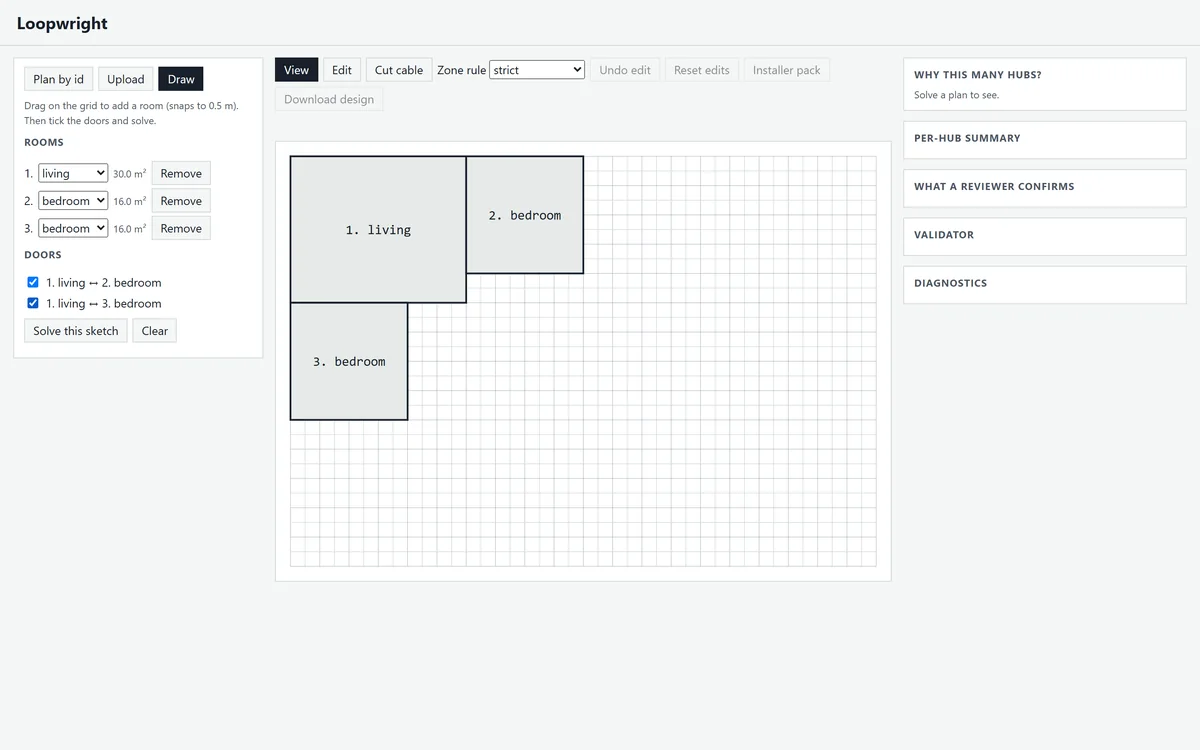
#> input picture site/assets/feature-draw.webp, 1200 x 750 px
$ python -i image.py   (imports and definitions only)
#> lines starting #> are read from the running program, lines starting #| are printed output that depends on the picture; after the words box and inside, x2 and y2 are one past the last pixel; in counts of white or black regions, pixels touching at a corner belong together
"""Assisted import from a plan image (PNG, JPEG) or a PDF page, as rooms and door pairs for io.sketch.

Classical image processing, step by step:

1. Grey levels and an Otsu threshold: dark pixels are ink.
2. An opening with a small disc removes thin lines (door leaves and swings,
   text, furniture, dimension lines), so only thick walls remain.
3. Door gaps are closed along each wall's own direction: horizontal walls with a
   horizontal line, vertical walls with a vertical one. The space between two
   parallel walls, such as a corridor, is never bridged.
4. Each enclosed region that doesn't touch the image border is a room; a closed
   gap that touches two rooms is a door between them.
5. Rooms are grown to the wall centres, so neighbours share an edge, and traced
   along pixel edges into outlines in metres.

Works on clean, straight-on drawings: exports, scans and screenshots. Room types
are a guess (the largest room is living, rooms under 4 m² bathrooms, the rest
bedrooms), so the result is meant to be checked in the editor before solving.
"""
import io
import math

import numpy as np
from PIL import Image
from scipy import ndimage
from shapely.geometry import Polygon, box
from shapely.ops import unary_union
from skimage.filters import threshold_otsu
from skimage.morphology import disk
from skimage.segmentation import expand_labels

DOOR_M = 0.9
MIN_ROOM_M2 = 1.0
SMALL_ROOM_M2 = 4.0
MAX_PIXELS = 40_000_000  # past this an image or rendered page needs gigabytes for the distance transform
NOTE = "Room types are guesses (largest: living, under 4 m²: bathroom, others: bedroom); check them."


# [5 lines left out: function _grey, not called in this run]


def _walls(grey):
    if grey.min() == grey.max():
        return np.zeros(grey.shape, bool), 0
    ink = grey <= threshold_otsu(grey)  # Otsu: values above the threshold are background (paper)
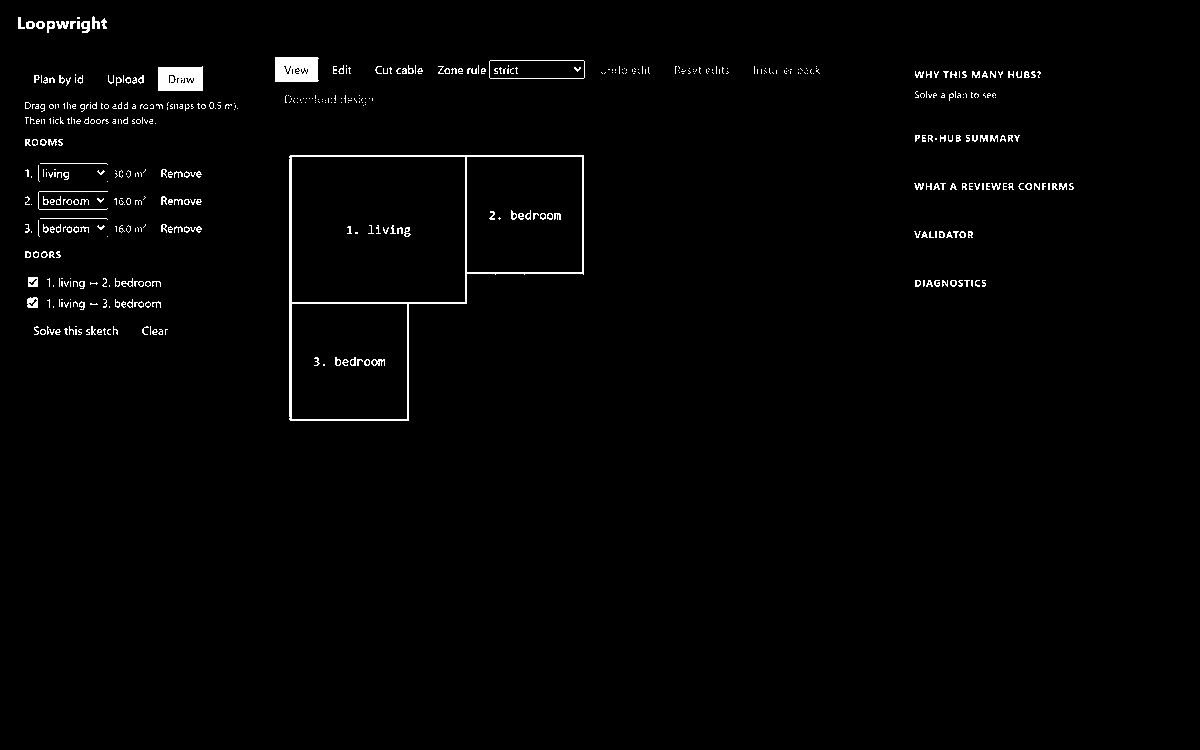
#> ink: shape (750, 1200) bool; 1.4% white; 515 white regions (356 under 20 px), largest, box (x1, y1, x2, y2) and area: (289, 155, 584, 421) 2949, (275, 57, 319, 82) 1023, (158, 66, 203, 91) 1022
    t = int(round(2 * np.percentile(ndimage.distance_transform_edt(ink)[ink], 99)))
#> t = 10
    walls = ndimage.binary_opening(ink, structure=disk(max(1, t // 4)))
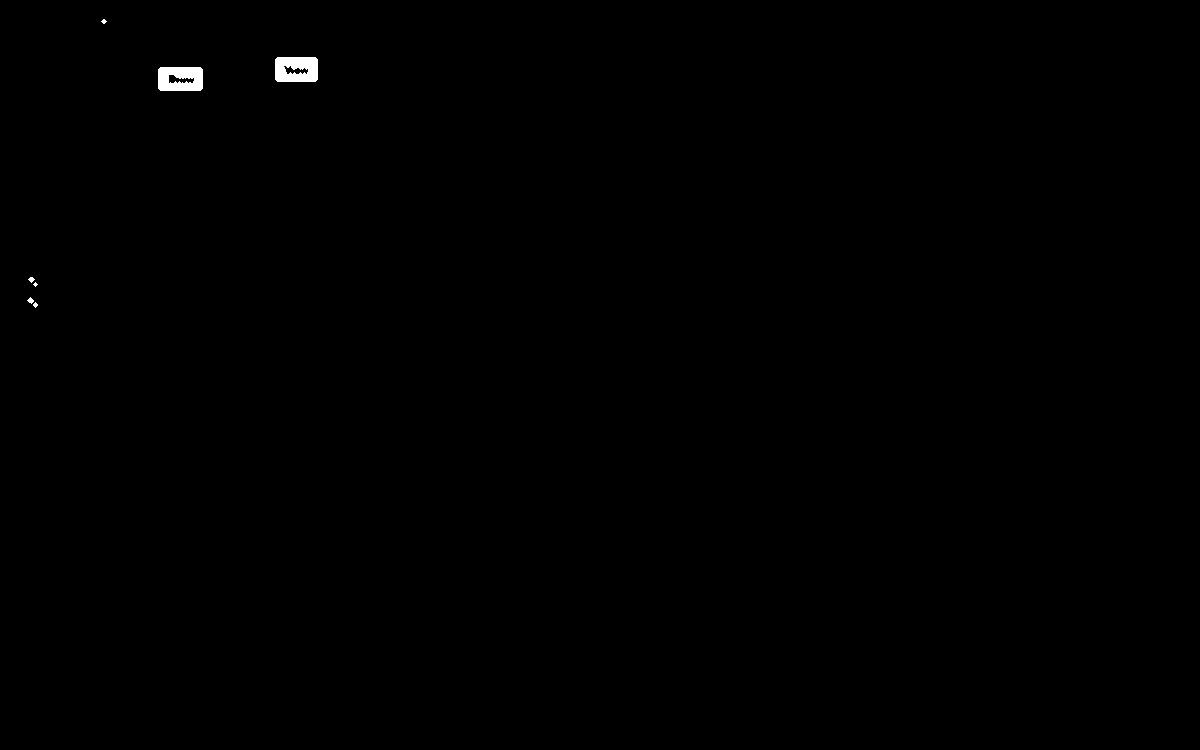
#> walls: shape (750, 1200) bool; 0.22% white; 7 white regions (3 under 20 px), largest, box (x1, y1, x2, y2) and area: (275, 57, 318, 82) 961, (158, 67, 203, 91) 952, (27, 297, 34, 304) 27, (28, 277, 35, 283) 24
    return walls, max(t, 2)


# [64 lines left out: functions _rooms, _trace, _sketch, not called in this run]


def read_image(source, *, m_per_px=None, area_m2=None, door_m=DOOR_M):
    """source: a path, a file object or the image bytes. Give m_per_px, or area_m2 to derive it."""
    return _sketch(_grey(source), m_per_px, area_m2, door_m)


# [23 lines left out: function read_pdf, not called in this run]

>>> import cv2
>>> picture = cv2.imread('../../site/assets/feature-draw.webp', cv2.IMREAD_GRAYSCALE)
>>> result = _walls(picture)

$ run again, on site/assets/app.webp
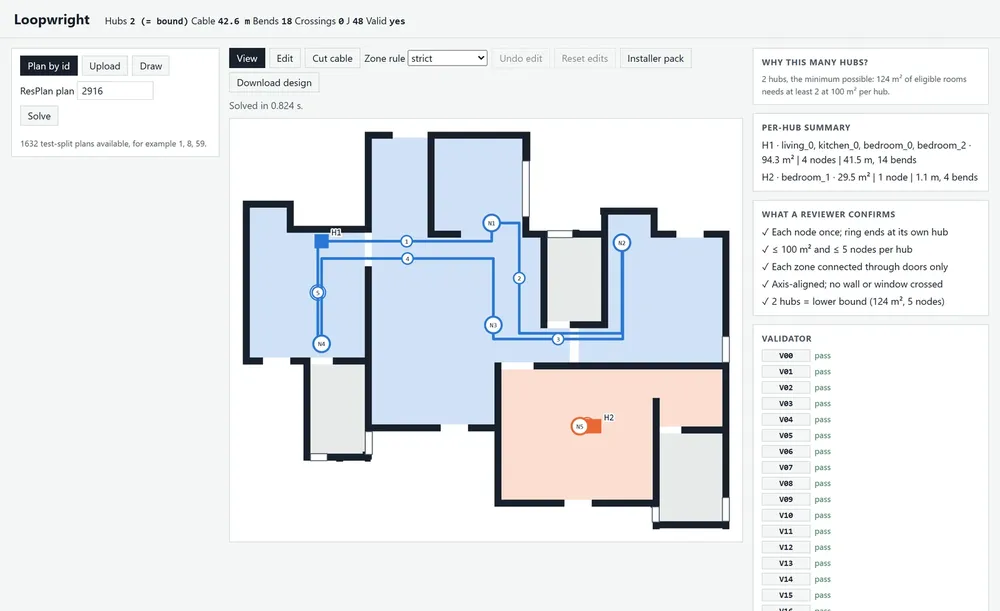
#> input picture site/assets/app.webp, 1000 x 611 px, shrunk from 1600 x 978 before the run
#> in _walls, `ink = grey <= threshold_otsu(grey)`:
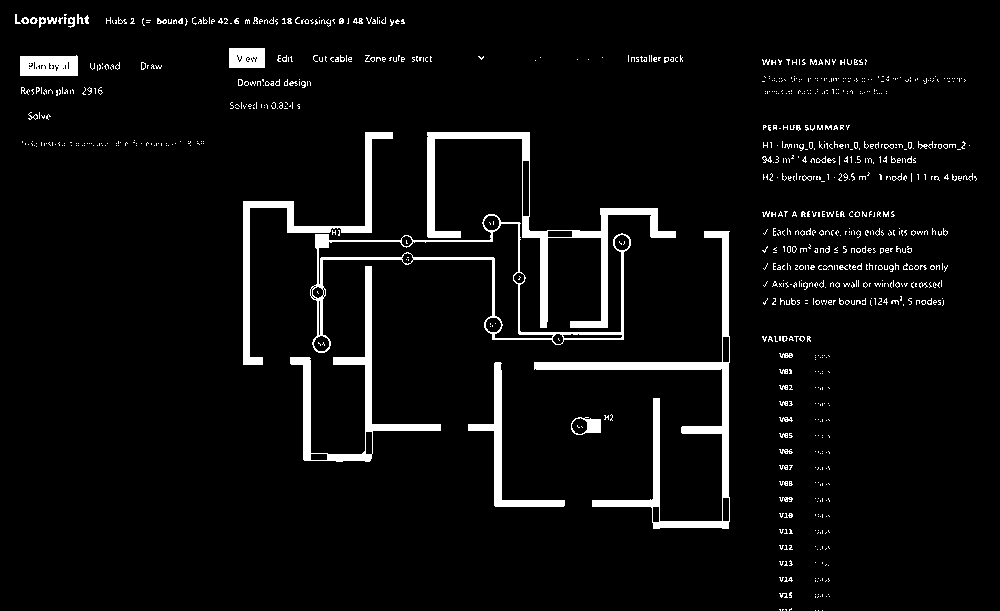
#> ink: shape (611, 1000) bool; 5% white; 904 white regions (836 under 20 px), largest, box (x1, y1, x2, y2) and area: (534, 231, 730, 529) 5512, (427, 132, 676, 328) 4964, (290, 266, 441, 462) 3242
#> t = 8
#> in _walls, `walls = ndimage.binary_opening(ink, structure=disk(max(1, t // 4)))`:
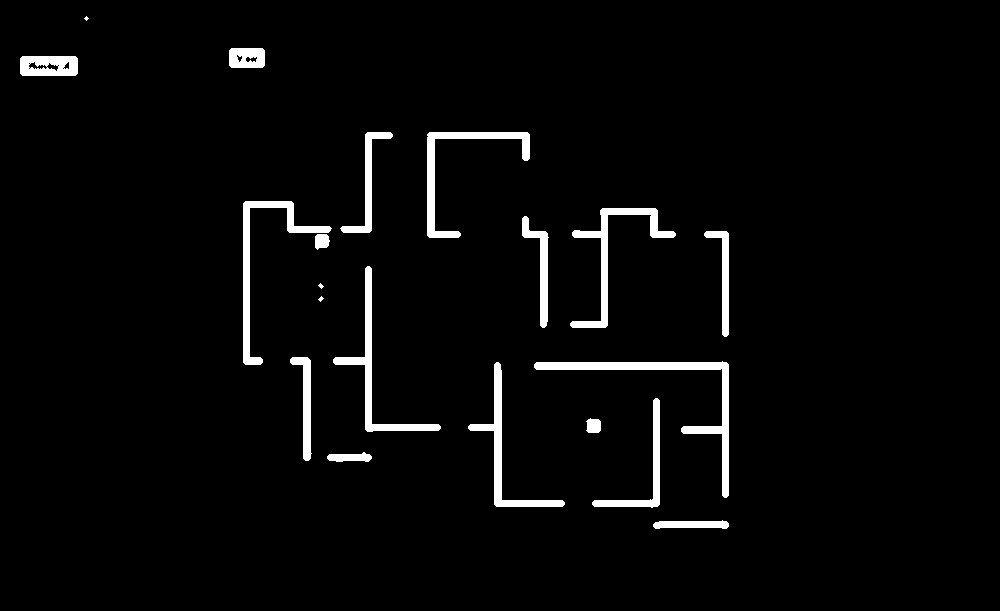
#> walls: shape (611, 1000) bool; 3.3% white; 20 white regions (3 under 20 px), largest, box (x1, y1, x2, y2) and area: (534, 361, 729, 498) 2763, (243, 201, 332, 365) 1973, (570, 208, 676, 328) 1904

$ run again, on site/assets/feature-dxf.webp
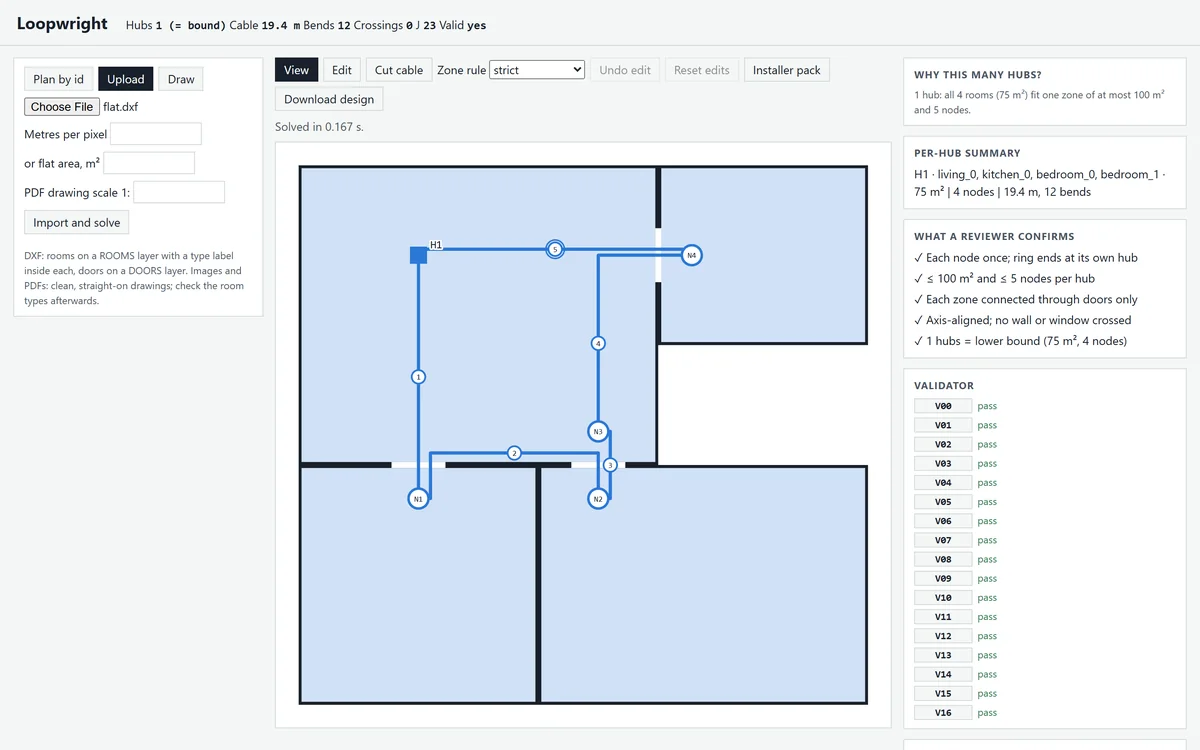
#> input picture site/assets/feature-dxf.webp, 1200 x 750 px
#> in _walls, `ink = grey <= threshold_otsu(grey)`:
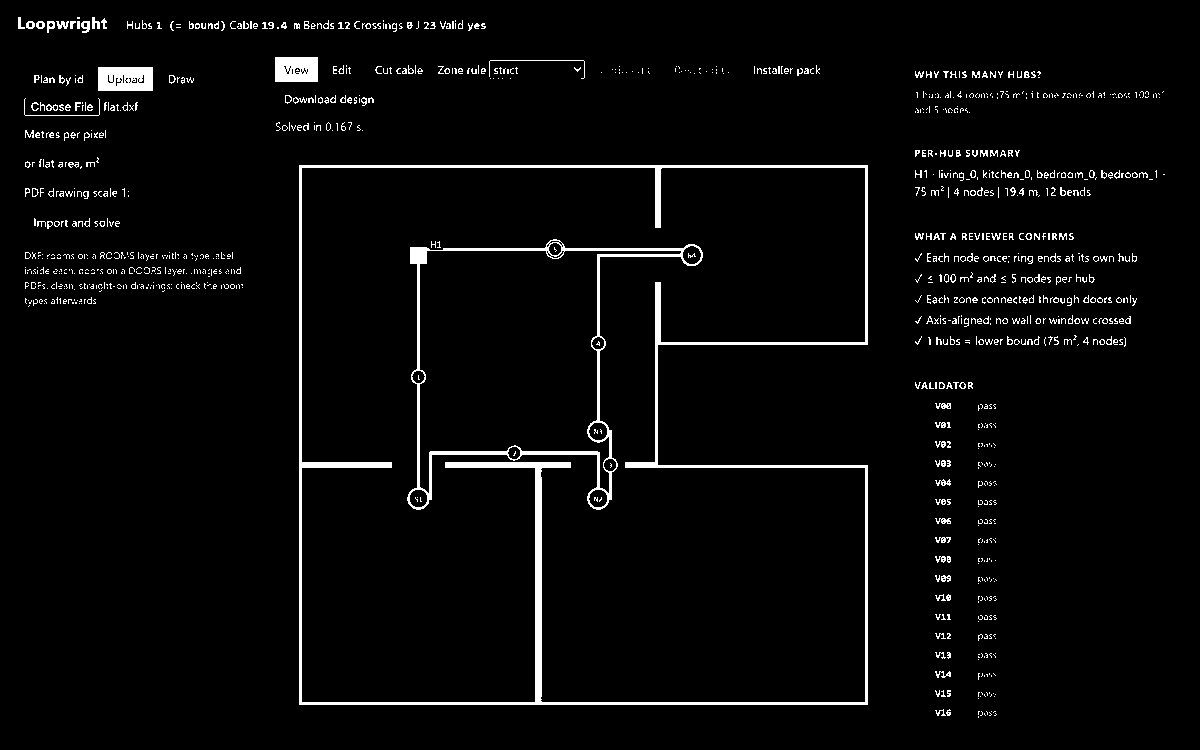
#> ink: shape (750, 1200) bool; 3.4% white; 1085 white regions (885 under 20 px), largest, box (x1, y1, x2, y2) and area: (299, 165, 868, 705) 11704, (407, 239, 703, 510) 4306, (98, 67, 153, 91) 1230
#> t = 10
#> in _walls, `walls = ndimage.binary_opening(ink, structure=disk(max(1, t // 4)))`:
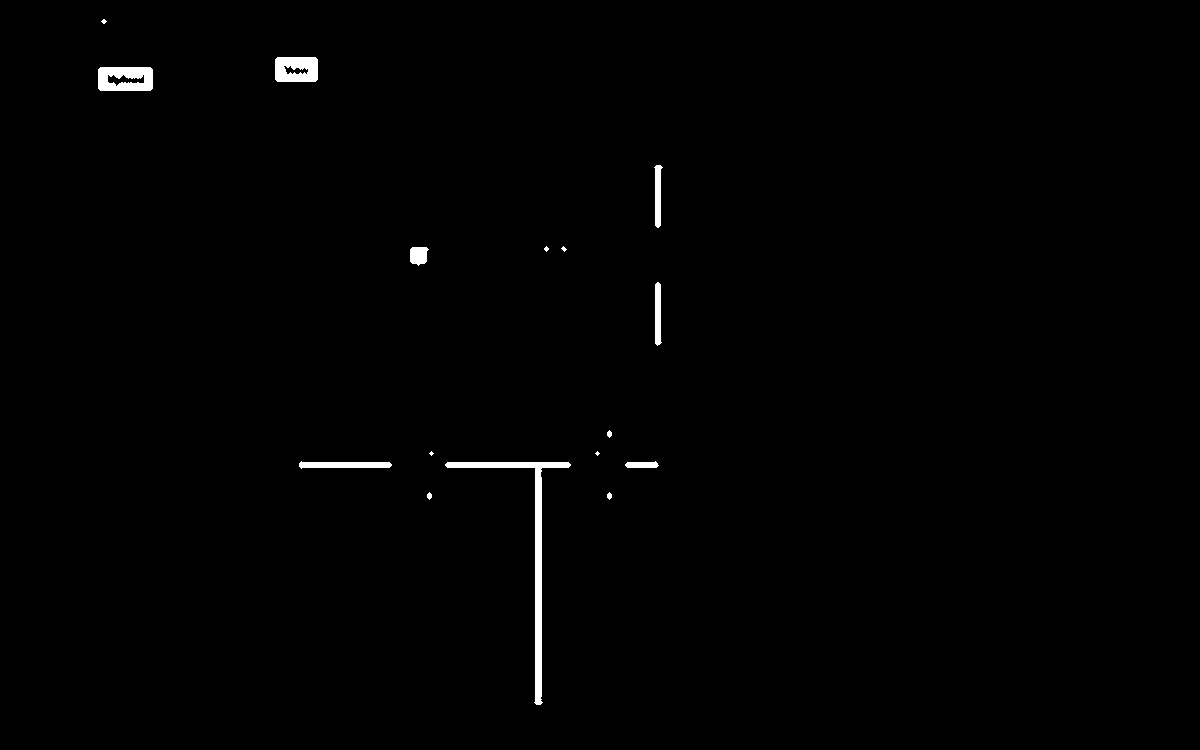
#> walls: shape (750, 1200) bool; 0.71% white; 16 white regions (5 under 20 px), largest, box (x1, y1, x2, y2) and area: (445, 462, 571, 705) 2394, (98, 67, 153, 91) 1113, (275, 57, 318, 82) 960
